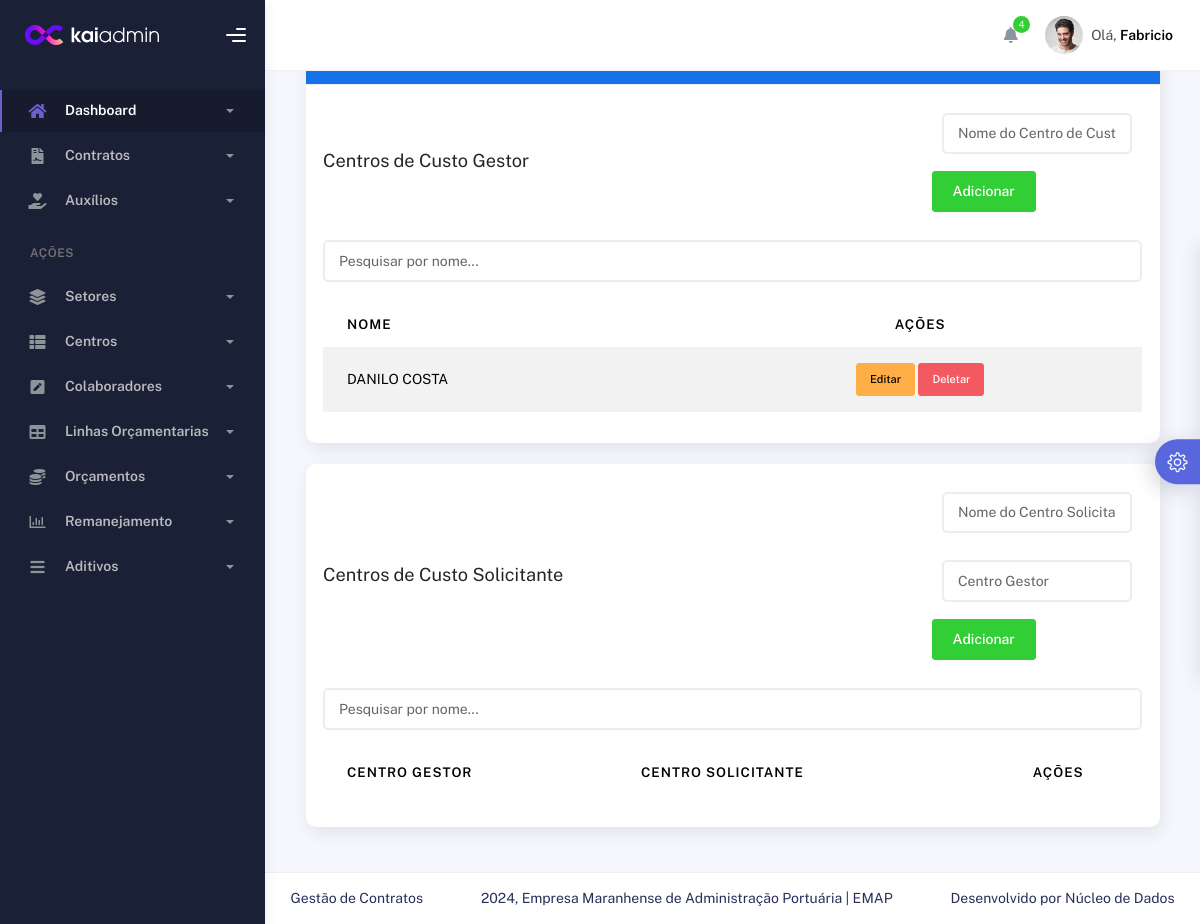
/contratos/centros_de_custo/manage/, run on an earlier commit of the app's database.
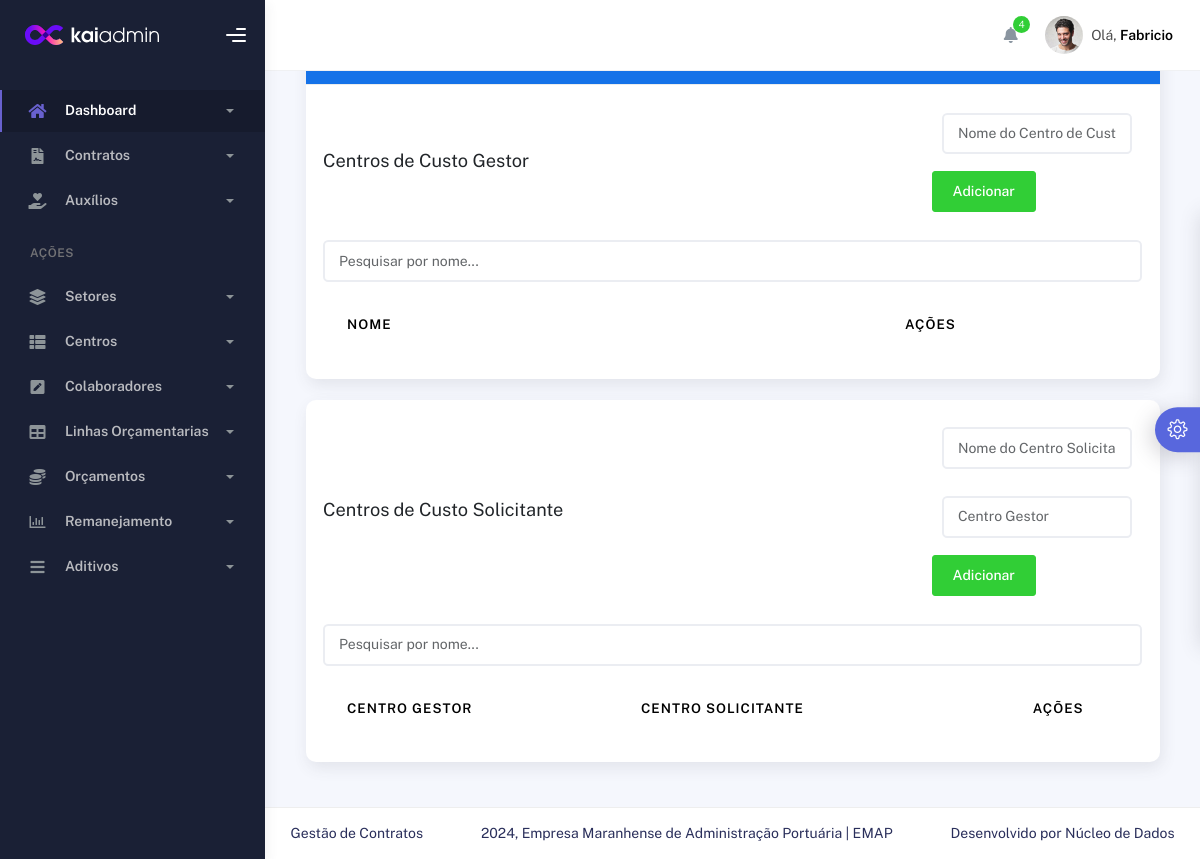
And on a later commit of the database.
### contract/models.py (models this page shows, shortened)
class CentroDeCustoGestor(models.Model):
    nome = models.CharField(max_length=100)

### contract/views.py (the view, shortened to what this page needs)
# urls.py: path('centros_de_custo/manage/', CentroDeCustoManageView.as_view(), name='centrodecusto_manage'),
class CentroDeCustoManageView(TemplateView):
    template_name = 'centros/centrodecusto_manage.html'
    def get_context_data(self, **kwargs):
        context = super().get_context_data(**kwargs)
        context['gestor_form'] = CentroDeCustoGestorForm(prefix='gestor')
        context['solicitante_form'] = CentroDeCustoSolicitanteForm(prefix='solicitante')
        context['gestores'] = CentroDeCustoGestor.objects.all()
        context['solicitantes'] = CentroDeCustoSolicitante.objects.all()
        return context

### contract/forms.py
class CentroDeCustoGestorForm(forms.ModelForm):
    class Meta:
        model = CentroDeCustoGestor
        fields = ['nome']
        widgets = {
            'nome': forms.TextInput(attrs={'class': 'form-control', 'placeholder': 'Nome'}),
        }
        labels = {
            'nome': 'Nome',
        }

class CentroDeCustoSolicitanteForm(forms.ModelForm):
    class Meta:
        model = CentroDeCustoSolicitante
        fields = ['centro_gestor', 'nome']
        widgets = {
            'centro_gestor': forms.Select(attrs={'class': 'form-control'}),
            'nome': forms.TextInput(attrs={'class': 'form-control', 'placeholder': 'Nome'}),
        }
        labels = {
            'centro_gestor': 'Centro Gestor',
            'nome': 'Nome',
        }

### contract/templates/centros/centrodecusto_manage.html (shortened to what this page needs)
{% extends 'index.html' %}
{% block 'conteudo' %}
<div class="container-fluid">
    <div class="page-inner">
        <div class="row justify-content-center">
            <div class="col-lg-12">
                <div class="card mb-4">
                    <div class="card-header bg-primary text-white text-center">
                        <h4 class="card-title mb-0">Gestão de Centros de Custo</h4>
                    </div>
                    <div class="card-body">
                        <div class="d-flex justify-content-between align-items-center mb-4">
                            <h5 class="mb-0">Centros de Custo Gestor</h5>
                            <form method="post" class="form-inline">
                                <div class="form-group mb-2">
                                    <input type="text" class="form-control mr-2" name="nome" id="id_nome" placeholder="Nome do Centro de Custo Gestor">
                                </div>
                                <button type="submit" class="btn btn-success mb-2">Adicionar</button>
                            </form>
                        </div>
                        <input type="text" id="searchInputGestor" class="form-control mb-4" placeholder="Pesquisar por nome...">
                        <table class="table table-striped">
                            <thead>
                                <tr>
                                    <th>Nome</th>
                                    <th class="text-center">Ações</th>
                                </tr>
                            </thead>
                            <tbody id="centrodecustogestorTable">
                                {% for gestor in gestores %}
                                <tr>
                                    <td>{{ gestor.nome }}</td>
                                    <td class="text-center">
                                        <a href="{% url 'centrodecustogestor_update' gestor.pk %}" class="btn btn-warning btn-sm">Editar</a>
                                        <a href="{% url 'centrodecustogestor_delete' gestor.pk %}" class="btn btn-danger btn-sm">Deletar</a>
                                    </td>
                                </tr>
                                {% endfor %}
                            </tbody>
                        </table>
                    </div>
                </div>
                <div class="card mb-4">
                    <div class="card-body">
                        <div class="d-flex justify-content-between align-items-center mb-4">
                            <h5 class="mb-0">Centros de Custo Solicitante</h5>
                            <form method="post" class="form-inline">
                                <div class="form-group mb-2">
                                    <input type="text" class="form-control mr-2" name="nome" id="id_nome" placeholder="Nome do Centro Solicitante">
                                </div>
                                <div class="form-group mb-2">
                                    <input type="text" class="form-control mr-2" name="centro_gestor" id="id_centro_gestor" placeholder="Centro Gestor">
                                </div>
                                <button type="submit" class="btn btn-success mb-2">Adicionar</button>
                            </form>
                        </div>
                        <input type="text" id="searchInputSolicitante" class="form-control mb-4" placeholder="Pesquisar por nome...">
                        <table class="table table-striped">
                            <thead>
                                <tr>
                                    <th>Centro Gestor</th>
                                    <th>Centro Solicitante</th>
                                    <th class="text-center">Ações</th>
                                </tr>
                            </thead>
                        </table>
                    </div>
                </div>
            </div>
        </div>
    </div>
</div>
{% endblock %}

What changed in the data, as far as the page shows it:
removed CentroDeCustoGestor: nome "DANILO COSTA"
